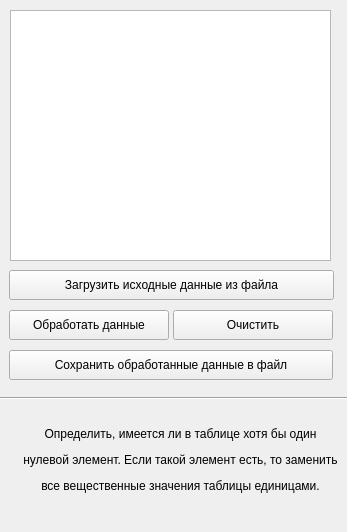
<?xml version="1.0" encoding="UTF-8"?>
<ui version="4.0">
 <class>Form</class>
 <widget class="QWidget" name="Form">
  <property name="geometry">
   <rect>
    <x>0</x>
    <y>0</y>
    <width>347</width>
    <height>532</height>
   </rect>
  </property>
  <property name="windowTitle">
   <string>Form</string>
  </property>
  <widget class="QPushButton" name="loadFile_Btn">
   <property name="geometry">
    <rect>
     <x>9</x>
     <y>270</y>
     <width>325</width>
     <height>30</height>
    </rect>
   </property>
   <property name="text">
    <string>Загрузить исходные данные из файла</string>
   </property>
  </widget>
  <widget class="QPushButton" name="ProcessData_Btn">
   <property name="geometry">
    <rect>
     <x>9</x>
     <y>310</y>
     <width>160</width>
     <height>30</height>
    </rect>
   </property>
   <property name="text">
    <string>Обработать данные</string>
   </property>
  </widget>
  <widget class="QPushButton" name="save_Btn">
   <property name="geometry">
    <rect>
     <x>9</x>
     <y>350</y>
     <width>324</width>
     <height>30</height>
    </rect>
   </property>
   <property name="text">
    <string>Сохранить обработанные данные в файл</string>
   </property>
  </widget>
  <widget class="QPushButton" name="clear_Btn">
   <property name="geometry">
    <rect>
     <x>173</x>
     <y>310</y>
     <width>160</width>
     <height>30</height>
    </rect>
   </property>
   <property name="text">
    <string>Очистить</string>
   </property>
  </widget>
  <widget class="Line" name="line">
   <property name="geometry">
    <rect>
     <x>-10</x>
     <y>390</y>
     <width>391</width>
     <height>16</height>
    </rect>
   </property>
   <property name="orientation">
    <enum>Qt::Horizontal</enum>
   </property>
  </widget>
  <widget class="QLabel" name="label">
   <property name="geometry">
    <rect>
     <x>20</x>
     <y>420</y>
     <width>321</width>
     <height>81</height>
    </rect>
   </property>
   <property name="text">
    <string>&lt;html&gt;&lt;head/&gt;&lt;body&gt;&lt;p align=&quot;center&quot;&gt;Определить, имеется ли в таблице хотя бы один&lt;/p&gt;&lt;p align=&quot;center&quot;&gt;нулевой элемент. Если такой элемент есть, то заменить&lt;/p&gt;&lt;p align=&quot;center&quot;&gt;все вещественные значения таблицы единицами.&lt;/p&gt;&lt;/body&gt;&lt;/html&gt;</string>
   </property>
  </widget>
  <widget class="QPlainTextEdit" name="textEdit">
   <property name="geometry">
    <rect>
     <x>10</x>
     <y>10</y>
     <width>321</width>
     <height>251</height>
    </rect>
   </property>
  </widget>
 </widget>
 <resources/>
 <connections/>
</ui>
